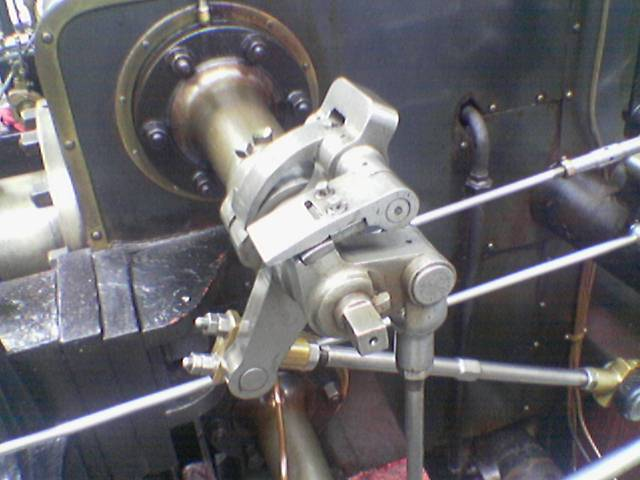
#> input picture Images/valve_original.png, 640 x 480 px, found by its file name
$ python compare_canny_laplacian.py
#> lines starting #> are read from the running program, lines starting #| are printed output that depends on the picture
import cv2 as cv
import numpy as np

image = cv.imread('../images/valve_original.png', cv.IMREAD_GRAYSCALE)
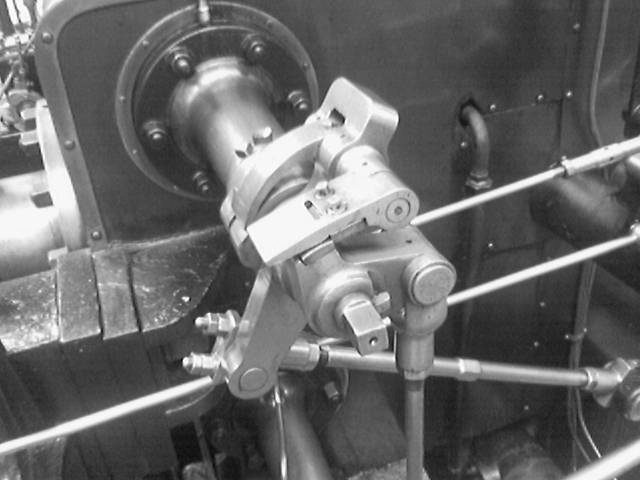
#> image: shape (480, 640); min 6, max 255, mean 105.2

# Laplacian-of-Gaussian
image_blur = cv.GaussianBlur(image, ksize=(3, 3), sigmaX=0)
image_log = cv.Laplacian(image_blur, ddepth=-1, ksize=5)
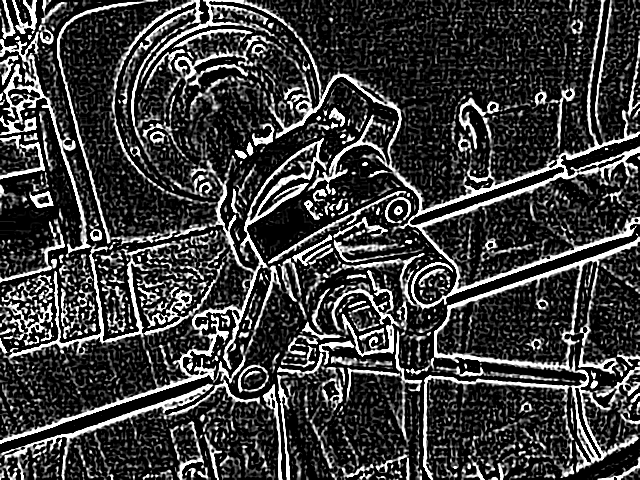
#> image_log: shape (480, 640); min 0, max 255, mean 59.5

# Canny
edges = cv.Canny(image, 50, 170)
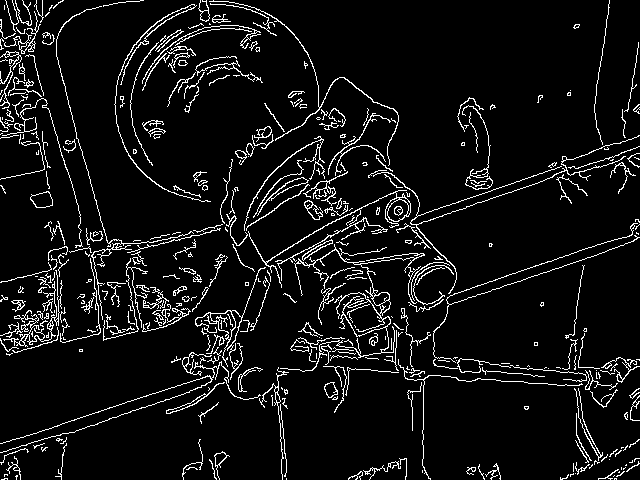
#> edges: shape (480, 640); 7.1% white in thin lines or dots

# Result
result = np.hstack((image_log, edges))
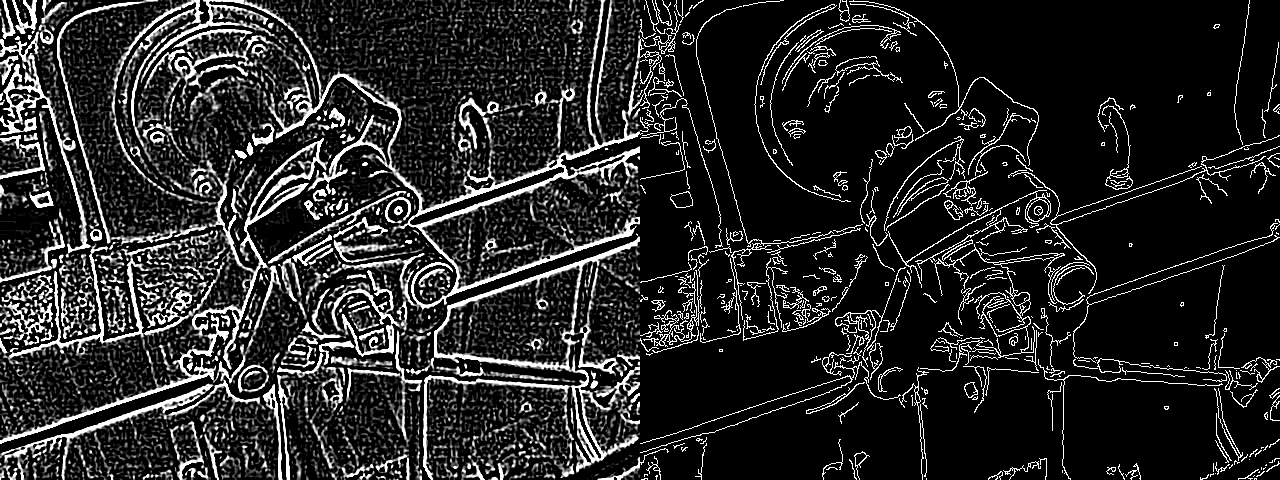
#> result: shape (480, 1280); min 0, max 255, mean 38.8
cv.imwrite('valve_original_compare.png', result)

$ run again, with Images/MyPic.png copied over Images/valve_original.png
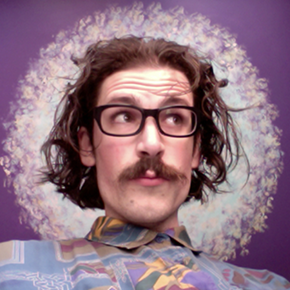
#> input picture Images/MyPic.png, 290 x 290 px, found by its file name
#> `edges = cv.Canny(image, 50, 170)`:
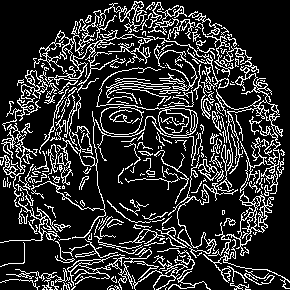
#> edges: shape (290, 290); 18.3% white in thin lines or dots
#> `result = np.hstack((image_log, edges))`:
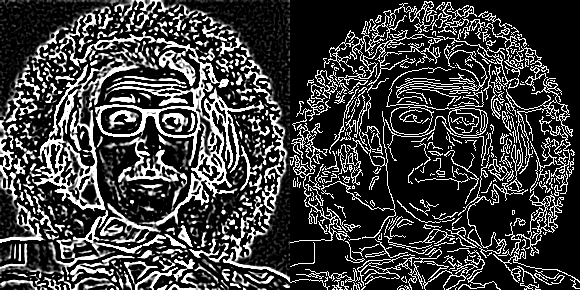
#> result: shape (290, 580); min 0, max 255, mean 62.3

$ run again, with Images/blobs.png copied over Images/valve_original.png
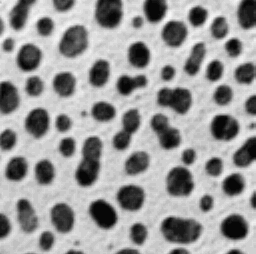
#> input picture Images/blobs.png, 256 x 254 px, found by its file name
#> image is the input picture: shape (254, 256); min 7, max 247, mean 151.7
#> `edges = cv.Canny(image, 50, 170)`:
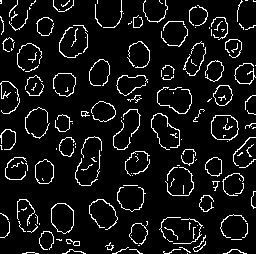
#> edges: shape (254, 256); 7.9% white in thin lines or dots
#> `result = np.hstack((image_log, edges))`:
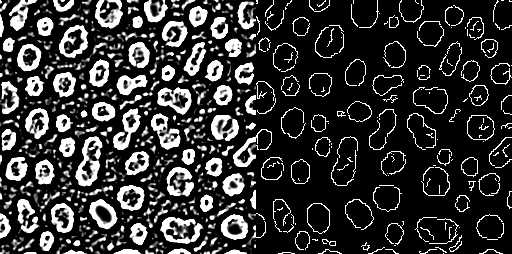
#> result: shape (254, 512); min 0, max 255, mean 51.8
